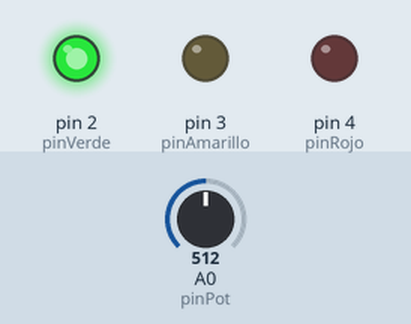
This sketch was run on a simulated Arduino Uno, built with avr-gcc and run on an emulated ATmega328P. Shown: output pins drawn as LEDs (lit = HIGH). The test bench sets the inputs (shaded band); at power-on: A0 (pinPot) = 512.

Above: at 1.2 s.
1.3 s: A0 (pinPot) set to 349
2.8 s: A0 (pinPot) set to 327
At 3.6 s:
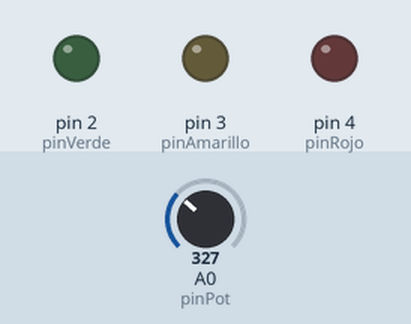
4.3 s: A0 (pinPot) set to 692
At 4.8 s:
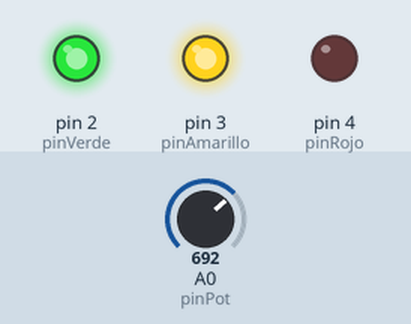
5.8 s: A0 (pinPot) set to 1009
7.3 s: A0 (pinPot) set to 1023
At 8.3 s:
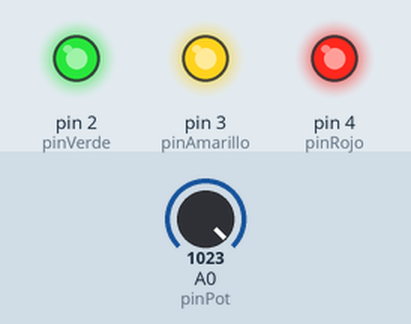
8.8 s: A0 (pinPot) set to 900
At 9.4 s:
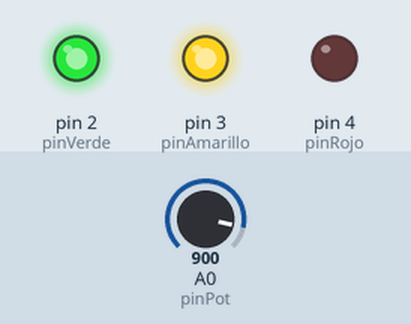
Timing chart, 0 to 11.3 s (numbered marks = the images above; inputs shaded):
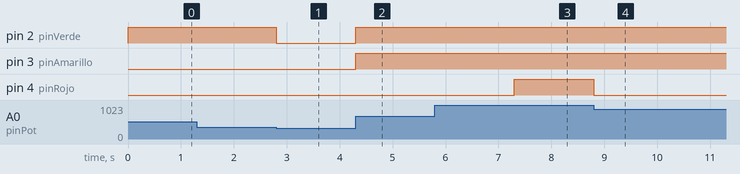

The sketch:

E2.ino
```cpp
/*---------------------------------------------
  Curso de Desarrollo IoT
  Módulo: Starters
  Clase: 3
  Ejercicio: 2

  PINOUT:
  POTENCIOMETRO -> A0

  LED VERDE -> D2
  LED AMARILLO -> D3
  LED ROJO -> D4
---------------------------------------------*/

int pinPot = A0;
int pinVerde = 2;
int pinAmarillo = 3;
int pinRojo = 4;

void setup() {
  //Serial.begin(9600);

  pinMode(pinVerde, OUTPUT);
  pinMode(pinAmarillo, OUTPUT);
  pinMode(pinRojo, OUTPUT);
}

void loop() {
  int valPot = analogRead(pinPot); // Leer el valor del potenciómetro

  // Encender o apagar el LED verde
  if (valPot >= 341) {
    digitalWrite(pinVerde, HIGH);
  } else {
    digitalWrite(pinVerde, LOW);
  }

  // Encender o apagar el LED amarillo
  if (valPot >= 682) {
    digitalWrite(pinAmarillo, HIGH);
  } else {
    digitalWrite(pinAmarillo, LOW);
  }

  // Encender o apagar el LED rojo
  if (valPot >= 1023) {
    digitalWrite(pinRojo, HIGH);
  } else {
    digitalWrite(pinRojo, LOW);
  }

  //Serial.println(valPot);

}
```

Measured:
- the behaviour switches between 341 and 340 on A0 (pinPot) (found by bisection; images 0 and 1)
- the behaviour switches between 1022 and 1023 on A0 (pinPot) (found by bisection; images 2 and 3)
- after the input at 1.3 s, every drawn part: stays the same
- after the input at 2.8 s, pin 2 (pinVerde): HIGH → LOW at once
- after the input at 4.3 s, pin 2 (pinVerde), pin 3 (pinAmarillo): LOW → HIGH at once
- after the input at 5.8 s, every drawn part: stays the same
- after the input at 7.3 s, pin 4 (pinRojo): LOW → HIGH at once
- after the input at 8.8 s, pin 4 (pinRojo): HIGH → LOW at once
